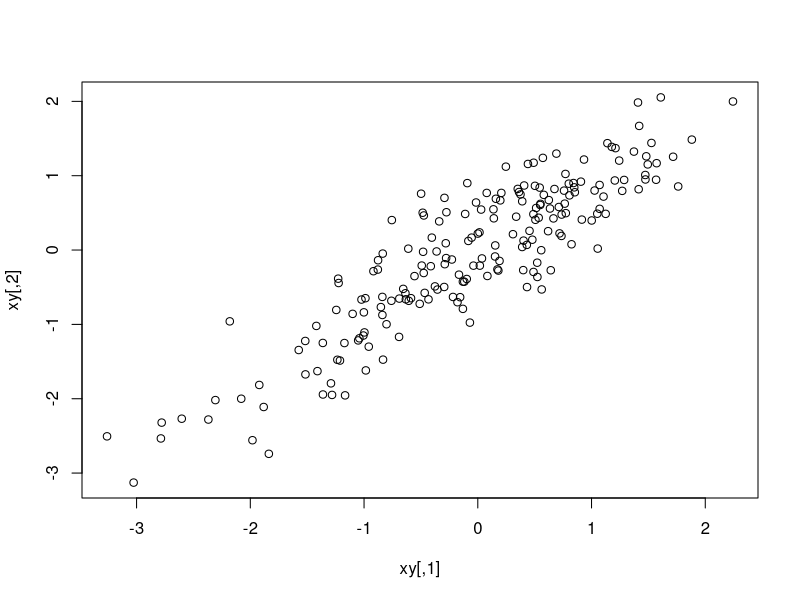

Write R code to recreate this figure.
##simulate positive and negative correlation data for rbffit
library(mvtnorm)
#correlated data at r=0.9
xy <- rmvnorm(200, mean=c(0,0), sigma=rbind(c(1,0.9),c(0.9,1)))
cor(xy)
plot(xy)
write.table(xy, file="xy_cor0.9.txt", row.names=FALSE, col.names=FALSE, sep="\t")
